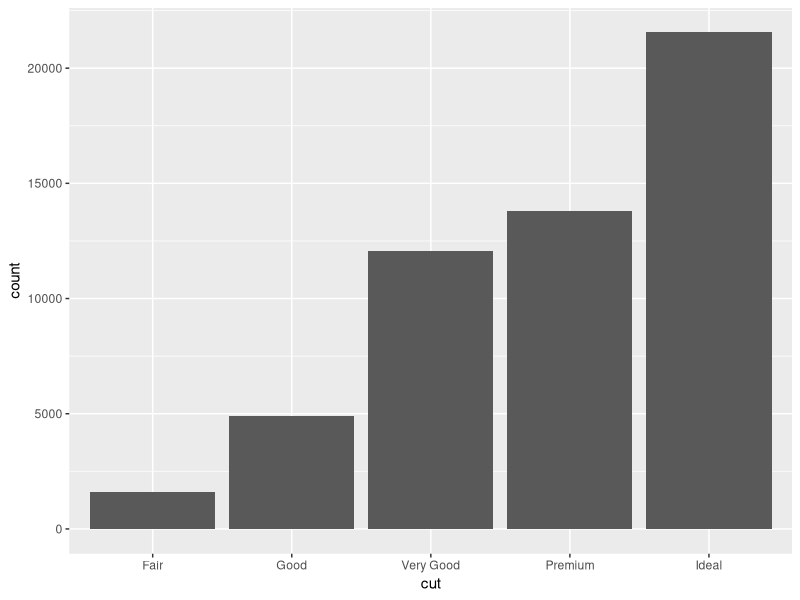
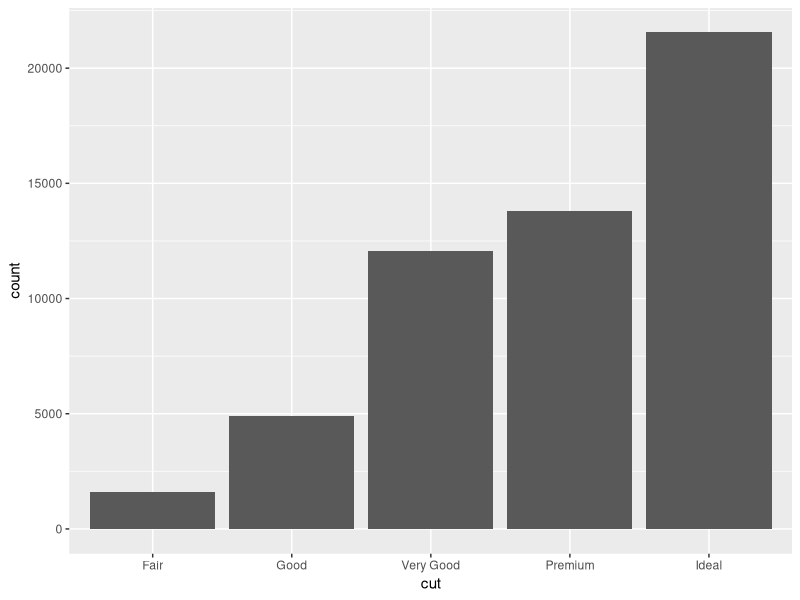
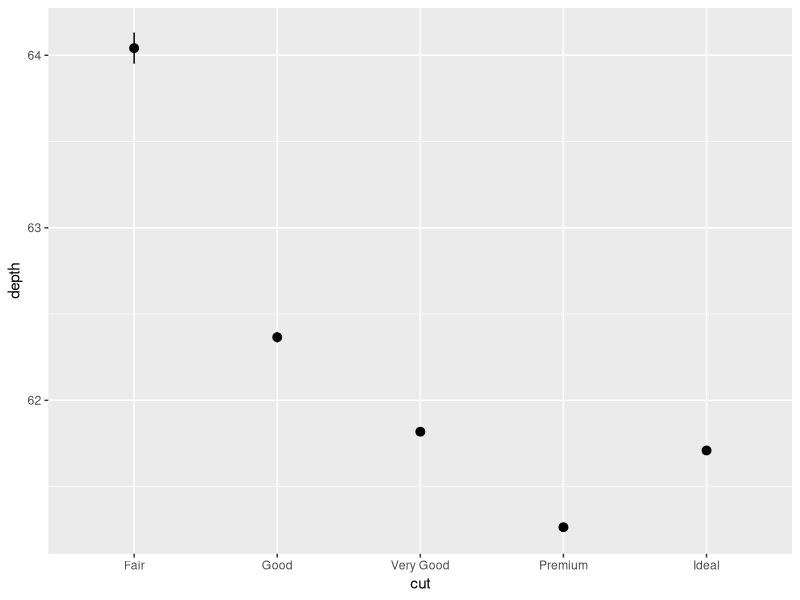
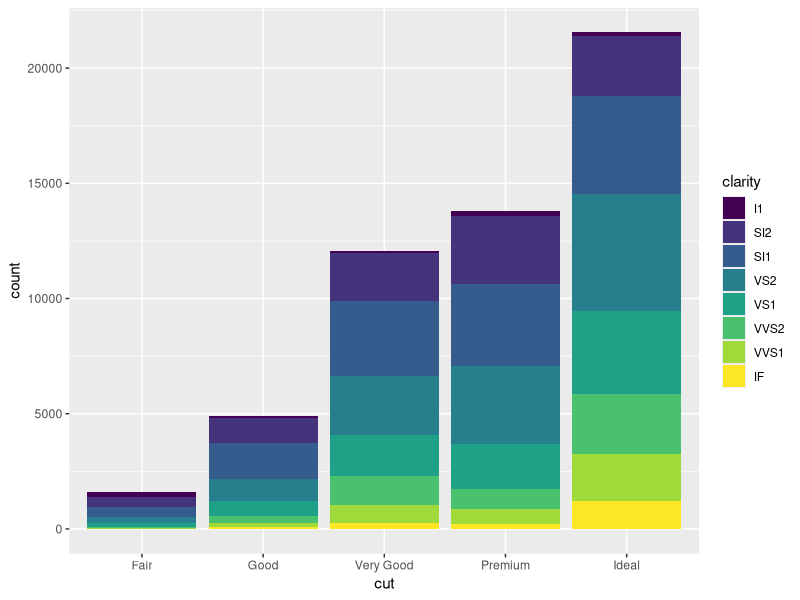
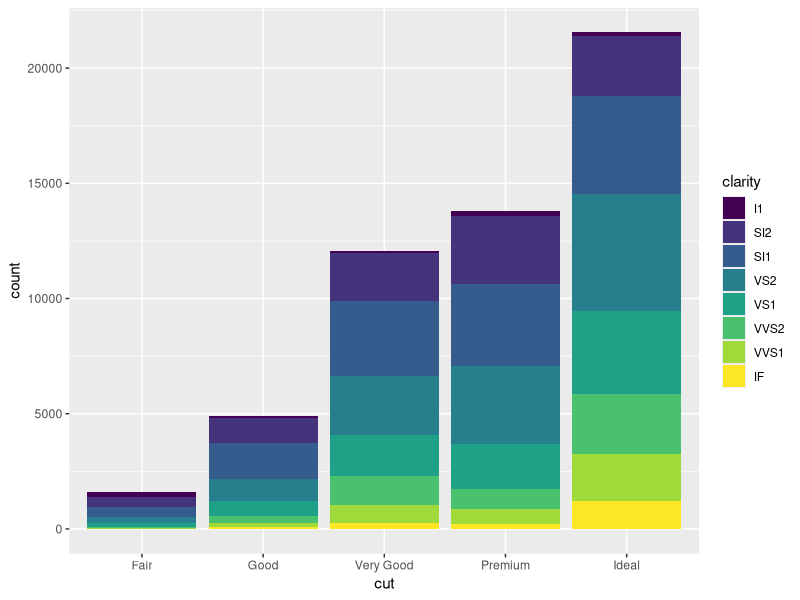
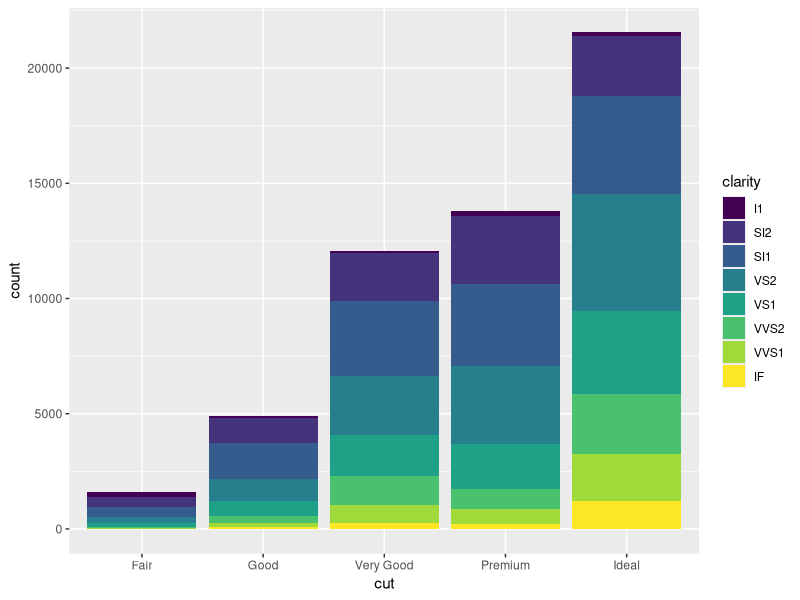
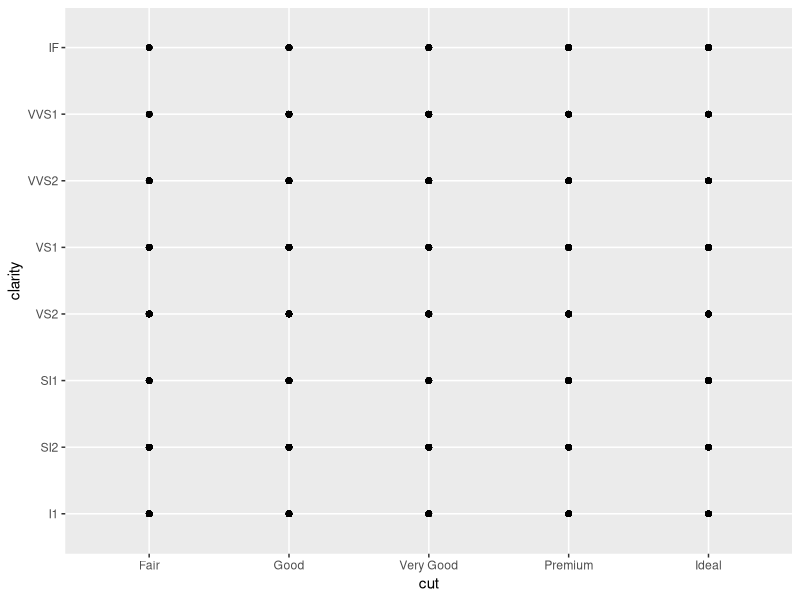

These figures' R source, in order: (Note: this script raises an error after producing the figures.)
# Exercise 2: More ggplot2 Grammar

# Install and load `ggplot2`
# install.packages("ggplot2") # if needed
library("ggplot2")

# For this exercise you will again be working with the `diamonds` data set.
# Use `?diamonds` to review details about this data set
?diamonds


## Statistical Transformations

# Draw a bar chart of the diamonds data, organized by cut
# The height of each bar is based on the "count" (number) of diamonds with that cut
ggplot(data = diamonds) +
  geom_bar(mapping = aes(x = cut))


# Use the `stat_count` to apply the statistical transformation "count" to the diamonds
# by cut. You do not need a separate geometry layer!
ggplot(data = diamonds) +
  stat_count(mapping = aes(x = cut))


# Use the `stat_summary` function to draw a chart with a summary layer.
# Map the x-position to diamond `cut`, and the y-position to diamond `depth`
# Bonus: use `min` as the function ymin, `max` as the function ymax, and `median` as the function y
ggplot(data = diamonds) +
  stat_summary(mapping = aes(x = cut, y = depth))



## Position Adjustments

# Draw a bar chart of diamond data organized by cut, with each bar filled by clarity.
# You should see a _stacked_ bar chart.
ggplot(data = diamonds) +
  geom_bar(mapping = aes(x = cut, fill = clarity))


# Draw the same chart again, but with each element positioned to "fill" the y axis
ggplot(data = diamonds) +
  geom_bar(mapping = aes(x = cut, fill = clarity))


# Draw the same chart again, but with each element positioned to "dodge" each other
ggplot(data = diamonds) +
  geom_bar(mapping = aes(x = cut, fill = clarity))



# Draw a plot with point geometry with the x-position mapped to `cut` and the y-position mapped to `clarity`
# This creates a "grid" grouping the points
ggplot(data = diamonds) +
  geom_point(mapping = aes(x = cut, y = clarity))



# Use the "jitter" position adjustment to keep the points from all overlapping!
# (This works a little better with a sample of diamond data, such as from the previous exercise).
ggplot(data = diamonds.sample) +
  geom_point(mapping = aes(x = cut, y = clarity, position = "jitter", alpha = 1))



## Scales

# Draw a "boxplot" (with `geom_boxplot()`) for the diamond's price (y) by color (x)
ggplot(data = diamonds) +
  geom_boxplot(mapping = aes(x = color, y = price))


# This has a lot of outliers, making it harder to read. To fix this, draw the same plot but
# with a _logarithmic_ scale for the y axis.
ggplot(data = diamonds) +
  geom_boxplot(mapping = aes(x = color, y = logarithmic))


# For another version, draw the same plot but with `violin` geometry instead of `boxplot` geometry!
# How does the logarithmic scale change the data presentation?


# Another interesting plot: draw a plot of the diamonds price (y) by carat (x), using a heatmap of 2d bins
# (geom_bin2d)
# What happens when you make the x and y channels scale logarithmically?


# Draw a scatter plot for the diamonds  price (y) by carat (x). Color each point by the clarity
# (Remember, this will take a while. Use a sample of the diamonds for faster results)


# Change the color of the previous plot using a ColorBrewer scale of your choice. What looks nice?



## Coordinate Systems

# Draw a bar chart with x-position and fill color BOTH mapped to cut
# For best results, SET the `width` of the geometry to be 1 (fill plot, no space between)
# You can save this to a variable for easier modifications


# Draw the same chart, but with the coordinate system flipped


# Draw the same chart, but in a polar coordinate system. Now you have a Coxcomb chart!



## Facets

# Take the scatter plot of price by carat data (colored by clarity) and add _facets_ based on
# the diamond's `color`



## Saving Plots

# Use the `ggsave()` function to save one of your plots (the most recent one generated) to disk.
# Name the output file "my-plot.png".
# Make sure you've set the working directory!!
